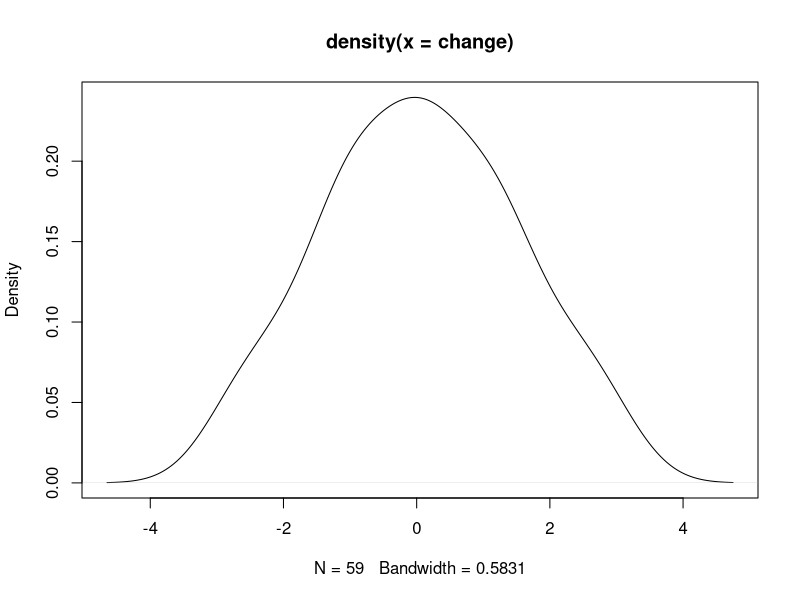
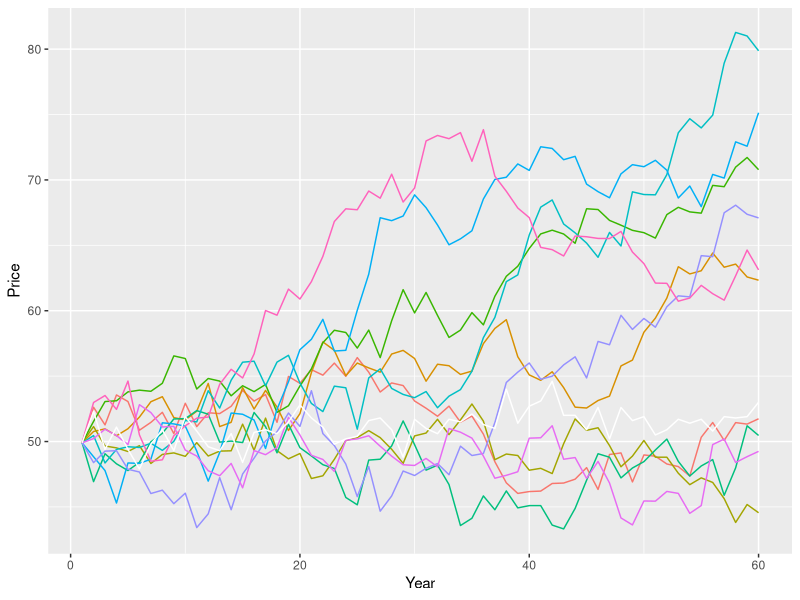

Write the R code that produced these figures, in order.
library(ggplot2)
library(reshape2)

data <- nhtemp

change <- diff(data)

plot(density(change))

value_start <- data[1]

simulate <- function(x){
  change.sim <- rnorm(length(x), mean = mean(x), sd = sd(x))
  data.prices <- cumsum( c(value_start, change.sim) )
  return(data.prices)
}

simulations <- replicate(10, simulate(change))

colnames(simulations) <- sapply(seq_len(ncol(simulations)), function(x) paste0("Sim ", x))

simulations.data <- melt(simulations)

colnames(simulations.data) <- c("Year", "Simulation", "Temp")

head(simulations.data)
ggplot() +
  geom_line(data = simulations.data,
            aes(x = Year,
                y = Temp,
                group = Simulation,
                color = Simulation),
            show.legend = FALSE) +
  geom_line(aes(x = seq_along(data), y = data), col="white") +
  xlab("Year") +
  ylab("Price")